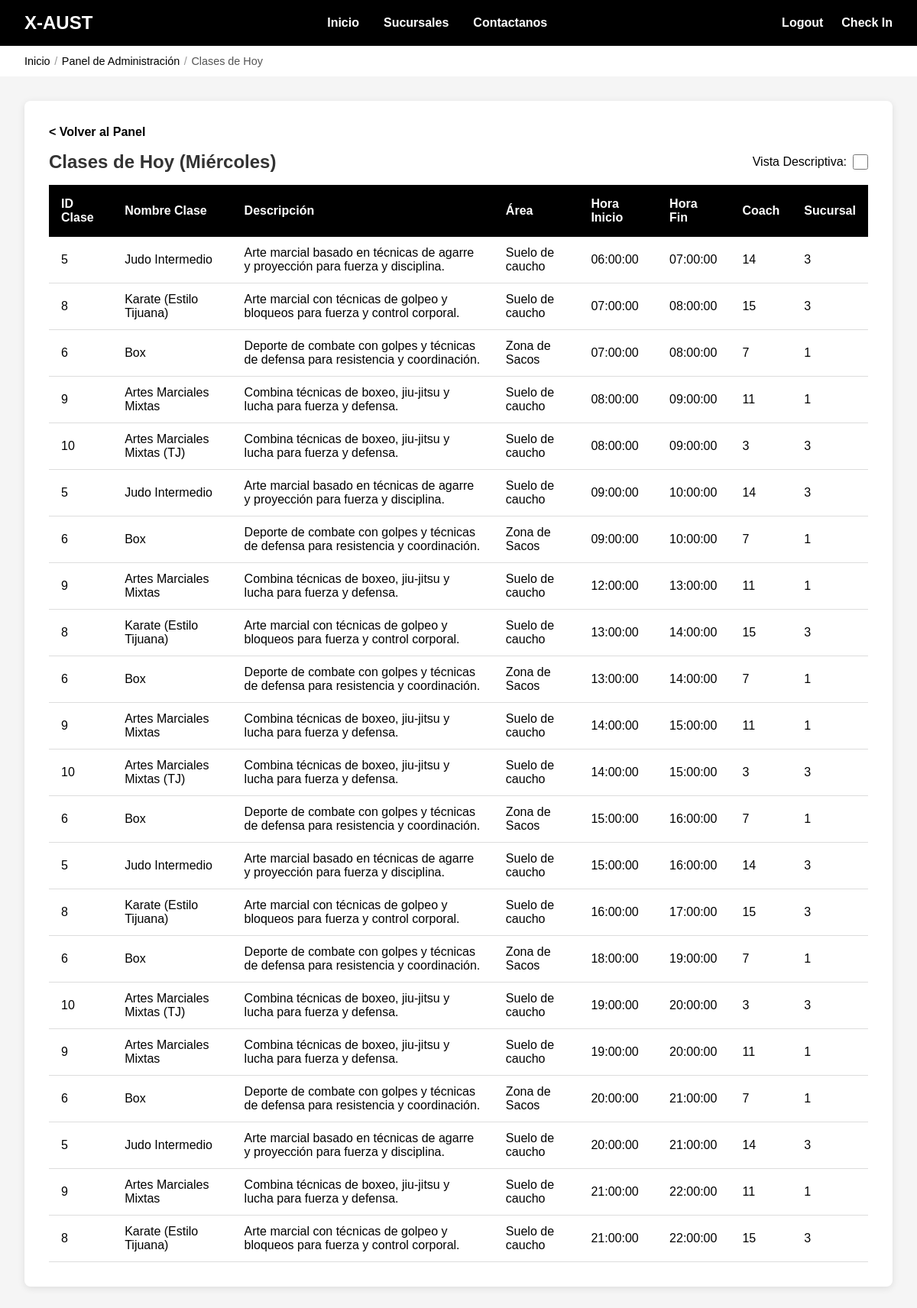
Screenshot of /admin/clasesHoy.php with the database file from the repository.
### tables this page shows
CREATE TABLE `Horario_clase` (
  `idHorario` int NOT NULL AUTO_INCREMENT,
  `idClase` int NOT NULL,
  `diaSemana` enum('Lunes','Martes','Miércoles','Jueves','Viernes') NOT NULL,
  `horaInicio` time NOT NULL,
  `horaFin` time NOT NULL,
  PRIMARY KEY (`idHorario`),
  UNIQUE KEY `uk_clase_dia_hora` (`idClase`,`diaSemana`,`horaInicio`),
  KEY `idx_horario_dia` (`diaSemana`),
  CONSTRAINT `fk_horario_clase` FOREIGN KEY (`idClase`) REFERENCES `Clases_particulares` (`idClase`) ON DELETE CASCADE ON UPDATE CASCADE,
  CONSTRAINT `chk_horario_valido` CHECK ((`horaInicio` < `horaFin`))
);

CREATE TABLE `Clases_particulares` (
  `idClase` int NOT NULL AUTO_INCREMENT,
  `Nombre` varchar(100) NOT NULL,
  `Descripcion` text,
  `Area` varchar(100) DEFAULT NULL,
  `idCoach` int NOT NULL,
  `idSucursal` int NOT NULL,
  PRIMARY KEY (`idClase`),
  KEY `fk_clase_coach` (`idCoach`),
  KEY `idx_clase_sucursal` (`idSucursal`),
  CONSTRAINT `fk_clase_coach` FOREIGN KEY (`idCoach`) REFERENCES `Coach` (`idCoach`) ON DELETE RESTRICT ON UPDATE CASCADE,
  CONSTRAINT `fk_clase_sucursal` FOREIGN KEY (`idSucursal`) REFERENCES `Sucursal` (`idSucursal`) ON DELETE RESTRICT ON UPDATE CASCADE
);

### admin/clasesHoy.php (the view, shortened to what this page needs)
<?php
include '../conexion.php';
$con = mysqli_connect($host, $user, $pw, $db) or die("Problemas con la BD");
$vistaDescriptiva = isset($_GET['descriptiva']) && $_GET['descriptiva'] == '1';
$diasLaborables = [1 => 'Lunes', 2 => 'Martes', 3 => 'Miércoles', 4 => 'Jueves', 5 => 'Viernes'];
$diaNum = date('w');
$diaActual = isset($diasLaborables[$diaNum]) ? $diasLaborables[$diaNum] : null;
if ($vistaDescriptiva) {
    $query = "SELECT c.idClase, c.Nombre as NombreClase, c.Descripcion, c.Area,
                     h.horaInicio, h.horaFin,
                     co.idCoach, co.Nombres as CoachNombre, co.Apellidos as CoachApellidos,
                     s.Nombre as Sucursal
              FROM Clases_particulares c
              INNER JOIN Horario_clase h ON c.idClase = h.idClase
              INNER JOIN Coach co ON c.idCoach = co.idCoach
              INNER JOIN Sucursal s ON c.idSucursal = s.idSucursal
              WHERE h.diaSemana = '$diaActual'
              ORDER BY h.horaInicio";
} else {
    $query = "SELECT c.idClase, c.Nombre as NombreClase, c.Descripcion, c.Area,
                     h.horaInicio, h.horaFin, c.idCoach, c.idSucursal
              FROM Clases_particulares c
              INNER JOIN Horario_clase h ON c.idClase = h.idClase
              WHERE h.diaSemana = '$diaActual'
              ORDER BY h.horaInicio";
}
$resultado = mysqli_query($con, $query) or die("Problemas con la consulta: " . mysqli_error($con));
?>
<!DOCTYPE html>
<html lang="es">
<head>
    <link href="../css/style.css" rel="stylesheet" />
    <link href="../css/admin.css" rel="stylesheet" />
</head>
<body>
    <header class="header-admin">
        <div class="nav-logo">
            <a href="index.php">X-AUST</a>
        </div>
        <ul class="nav-menu">
            <li><a href="../main/index.html">Inicio</a></li>
            <li><a href="../main/sucursales.html">Sucursales</a></li>
            <li><a href="../main/contactanos.html">Contactanos</a></li>
        </ul>
        <ul class="nav-acciones">
            <li><a href="../main/login.html">Logout</a></li>
            <li><a href="../main/checkIn.php">Check In</a></li>
        </ul>
    </header>
    <nav class="breadcrumb">
        <a href="../main/login.html">Inicio</a>
        <span class="breadcrumb-separator">/</span>
        <a href="index.php">Panel de Administración</a>
        <span class="breadcrumb-separator">/</span>
        <span>Clases de Hoy</span>
    </nav>
    <main class="table-container">
        <div class="contenedor-tabla">
            <a href="index.php" class="back-link">< Volver al Panel</a>
            <div class="toggle-container">
                <h2>Clases de Hoy<?php echo $diaActual ? ' (' . $diaActual . ')' : ''; ?></h2>
                <label class="toggle-label">
                    <span>Vista Descriptiva:</span>
                    <input type="checkbox" id="toggleVista" class="toggle-checkbox" <?php echo $vistaDescriptiva ? 'checked' : ''; ?>
                           onchange="window.location.href='?descriptiva=' + (this.checked ? '1' : '0')">
                </label>
            </div>
            <?php if ($diaActual && mysqli_num_rows($resultado) > 0): ?>
            <table>
                <thead>
                    <tr>
                        <th>ID Clase</th>
                        <th>Nombre Clase</th>
                        <th>Descripción</th>
                        <th>Área</th>
                        <th>Hora Inicio</th>
                        <th>Hora Fin</th>
                        <th>Coach</th>
                        <th>Sucursal</th>
                    </tr>
                </thead>
                <tbody>
                    <?php while($reg = mysqli_fetch_array($resultado)): ?>
                    <tr>
                        <td><?php echo htmlspecialchars($reg['idClase']); ?></td>
                        <td><?php echo htmlspecialchars($reg['NombreClase']); ?></td>
                        <td><?php echo htmlspecialchars($reg['Descripcion']); ?></td>
                        <td><?php echo htmlspecialchars($reg['Area']); ?></td>
                        <td><?php echo htmlspecialchars($reg['horaInicio']); ?></td>
                        <td><?php echo htmlspecialchars($reg['horaFin']); ?></td>
                        <td><?php
                            if ($vistaDescriptiva) {
                                echo htmlspecialchars($reg['CoachNombre'] . ' ' . $reg['CoachApellidos'] . ' (ID: ' . $reg['idCoach'] . ')');
                            } else {
                                echo htmlspecialchars($reg['idCoach']);
                            }
                        ?></td>
                        <td><?php
                            if ($vistaDescriptiva) {
                                echo htmlspecialchars($reg['Sucursal']);
                            } else {
                                echo htmlspecialchars($reg['idSucursal']);
                            }
                        ?></td>
                    </tr>
                    <?php endwhile; ?>
                </tbody>
            </table>
            <?php elseif (!$diaActual): ?>
            <div class="no-data">
                <p>No hay clases programadas en fines de semana.</p>
            </div>
            <?php else: ?>
            <div class="no-data">
                <p>No hay clases programadas para hoy.</p>
            </div>
            <?php endif; ?>
        </div>
    </main>
</body>
</html>

### css/style.css (style rules this page uses)
* { margin: 0; padding: 0; box-sizing: border-box; }
body { font-family: Arial, sans-serif; }
header { color: #FFFFFF; display: flex; align-items: center; justify-content: space-between; padding: 1rem 2rem; width: 100%; }
header.header-admin { background-color: #000000; }
.nav-logo { flex: 0 0 auto; }
.nav-logo a { color: #FFFFFF; text-decoration: none; font-size: 1.5rem; font-weight: bold; }
.nav-menu { display: flex; list-style: none; gap: 2rem; flex: 1; justify-content: center; align-items: center; }
.nav-menu li { text-decoration: none; color: #FFFFFF; cursor: pointer; transition: all 0.3s ease; font-weight: bold; }
.nav-menu a { color: inherit; text-decoration: none; }
.nav-acciones { display: flex; list-style: none; gap: 1.5rem; flex: 0 0 auto; align-items: center; }
.nav-acciones li { text-decoration: none; color: #FFFFFF; cursor: pointer; transition: all 0.3s ease; font-weight: bold; }
.nav-acciones li a { text-decoration: none; color: inherit; }
.breadcrumb { margin: 0; padding: 0.75rem 2rem; font-size: 0.9rem; color: #555555; display: flex; align-items: center; flex-wrap: wrap; }
.breadcrumb a { color: #000000; text-decoration: none; font-weight: 500; }
.breadcrumb-separator { margin: 0 0.35rem; color: #999999; }
.table-container { min-height: calc(100vh - 80px); padding: 2rem; background-color: #f5f5f5; }
.contenedor-tabla { background-color: #FFFFFF; padding: 2rem; border-radius: 8px; box-shadow: 0 2px 10px rgba(0, 0, 0, 0.1); max-width: 1400px; margin: 0 auto; margin-bottom: 2rem; }
.contenedor-tabla h2 { margin-top: 0; margin-bottom: 1.5rem; color: #333; }
.back-link { display: inline-block; margin-bottom: 1rem; color: #000000; text-decoration: none; font-weight: bold; }
table { width: 100%; border-collapse: collapse; margin-top: 1rem; }
table thead tr { background-color: #000000; color: #FFFFFF; }
table th { padding: 1rem; text-align: left; font-weight: bold; }
table td { padding: 0.75rem 1rem; border-bottom: 1px solid #ddd; }
.toggle-container { display: flex; justify-content: space-between; align-items: center; margin-bottom: 1rem; }
.toggle-container h2 { margin: 0; }
.toggle-label { display: flex; align-items: center; gap: 0.5rem; cursor: pointer; font-weight: 500; }
.toggle-checkbox { width: 20px; height: 20px; cursor: pointer; }

### rows the page displays
horario_clase: idClase.idClase "5", idClase.Nombre "Judo Intermedio", idClase.Descripcion "Arte marcial basado en técnicas de agarre y proyección para fuerza y disciplina.", idClase.Area "Suelo de caucho", horaInicio "06:00:00", horaFin "07:00:00", idClase.idCoach "14", idClase.idSucursal "3"
horario_clase: idClase.idClase "8", idClase.Nombre "Karate (Estilo Tijuana)", idClase.Descripcion "Arte marcial con técnicas de golpeo y bloqueos para fuerza y control corporal.", idClase.Area "Suelo de caucho", horaInicio "07:00:00", horaFin "08:00:00", idClase.idCoach "15", idClase.idSucursal "3"
horario_clase: idClase.idClase "6", idClase.Nombre "Box", idClase.Descripcion "Deporte de combate con golpes y técnicas de defensa para resistencia y coordinación.", idClase.Area "Zona de Sacos", horaInicio "07:00:00", horaFin "08:00:00", idClase.idCoach "7", idClase.idSucursal "1"
horario_clase: idClase.idClase "9", idClase.Nombre "Artes Marciales Mixtas", idClase.Descripcion "Combina técnicas de boxeo, jiu-jitsu y lucha para fuerza y defensa.", idClase.Area "Suelo de caucho", horaInicio "08:00:00", horaFin "09:00:00", idClase.idCoach "11", idClase.idSucursal "1"
horario_clase: idClase.idClase "10", idClase.Nombre "Artes Marciales Mixtas (TJ)", idClase.Descripcion "Combina técnicas de boxeo, jiu-jitsu y lucha para fuerza y defensa.", idClase.Area "Suelo de caucho", horaInicio "08:00:00", horaFin "09:00:00", idClase.idCoach "3", idClase.idSucursal "3"
horario_clase: idClase.idClase "5", idClase.Nombre "Judo Intermedio", idClase.Descripcion "Arte marcial basado en técnicas de agarre y proyección para fuerza y disciplina.", idClase.Area "Suelo de caucho", horaInicio "09:00:00", horaFin "10:00:00", idClase.idCoach "14", idClase.idSucursal "3"
horario_clase: idClase.idClase "6", idClase.Nombre "Box", idClase.Descripcion "Deporte de combate con golpes y técnicas de defensa para resistencia y coordinación.", idClase.Area "Zona de Sacos", horaInicio "09:00:00", horaFin "10:00:00", idClase.idCoach "7", idClase.idSucursal "1"
horario_clase: idClase.idClase "9", idClase.Nombre "Artes Marciales Mixtas", idClase.Descripcion "Combina técnicas de boxeo, jiu-jitsu y lucha para fuerza y defensa.", idClase.Area "Suelo de caucho", horaInicio "12:00:00", horaFin "13:00:00", idClase.idCoach "11", idClase.idSucursal "1"
horario_clase: idClase.idClase "8", idClase.Nombre "Karate (Estilo Tijuana)", idClase.Descripcion "Arte marcial con técnicas de golpeo y bloqueos para fuerza y control corporal.", idClase.Area "Suelo de caucho", horaInicio "13:00:00", horaFin "14:00:00", idClase.idCoach "15", idClase.idSucursal "3"
horario_clase: idClase.idClase "6", idClase.Nombre "Box", idClase.Descripcion "Deporte de combate con golpes y técnicas de defensa para resistencia y coordinación.", idClase.Area "Zona de Sacos", horaInicio "13:00:00", horaFin "14:00:00", idClase.idCoach "7", idClase.idSucursal "1"
horario_clase: idClase.idClase "9", idClase.Nombre "Artes Marciales Mixtas", idClase.Descripcion "Combina técnicas de boxeo, jiu-jitsu y lucha para fuerza y defensa.", idClase.Area "Suelo de caucho", horaInicio "14:00:00", horaFin "15:00:00", idClase.idCoach "11", idClase.idSucursal "1"
horario_clase: idClase.idClase "10", idClase.Nombre "Artes Marciales Mixtas (TJ)", idClase.Descripcion "Combina técnicas de boxeo, jiu-jitsu y lucha para fuerza y defensa.", idClase.Area "Suelo de caucho", horaInicio "14:00:00", horaFin "15:00:00", idClase.idCoach "3", idClase.idSucursal "3"
horario_clase: idClase.idClase "6", idClase.Nombre "Box", idClase.Descripcion "Deporte de combate con golpes y técnicas de defensa para resistencia y coordinación.", idClase.Area "Zona de Sacos", horaInicio "15:00:00", horaFin "16:00:00", idClase.idCoach "7", idClase.idSucursal "1"
horario_clase: idClase.idClase "5", idClase.Nombre "Judo Intermedio", idClase.Descripcion "Arte marcial basado en técnicas de agarre y proyección para fuerza y disciplina.", idClase.Area "Suelo de caucho", horaInicio "15:00:00", horaFin "16:00:00", idClase.idCoach "14", idClase.idSucursal "3"
horario_clase: idClase.idClase "8", idClase.Nombre "Karate (Estilo Tijuana)", idClase.Descripcion "Arte marcial con técnicas de golpeo y bloqueos para fuerza y control corporal.", idClase.Area "Suelo de caucho", horaInicio "16:00:00", horaFin "17:00:00", idClase.idCoach "15", idClase.idSucursal "3"
horario_clase: idClase.idClase "6", idClase.Nombre "Box", idClase.Descripcion "Deporte de combate con golpes y técnicas de defensa para resistencia y coordinación.", idClase.Area "Zona de Sacos", horaInicio "18:00:00", horaFin "19:00:00", idClase.idCoach "7", idClase.idSucursal "1"
horario_clase: idClase.idClase "10", idClase.Nombre "Artes Marciales Mixtas (TJ)", idClase.Descripcion "Combina técnicas de boxeo, jiu-jitsu y lucha para fuerza y defensa.", idClase.Area "Suelo de caucho", horaInicio "19:00:00", horaFin "20:00:00", idClase.idCoach "3", idClase.idSucursal "3"
horario_clase: idClase.idClase "9", idClase.Nombre "Artes Marciales Mixtas", idClase.Descripcion "Combina técnicas de boxeo, jiu-jitsu y lucha para fuerza y defensa.", idClase.Area "Suelo de caucho", horaInicio "19:00:00", horaFin "20:00:00", idClase.idCoach "11", idClase.idSucursal "1"
horario_clase: idClase.idClase "6", idClase.Nombre "Box", idClase.Descripcion "Deporte de combate con golpes y técnicas de defensa para resistencia y coordinación.", idClase.Area "Zona de Sacos", horaInicio "20:00:00", horaFin "21:00:00", idClase.idCoach "7", idClase.idSucursal "1"
horario_clase: idClase.idClase "5", idClase.Nombre "Judo Intermedio", idClase.Descripcion "Arte marcial basado en técnicas de agarre y proyección para fuerza y disciplina.", idClase.Area "Suelo de caucho", horaInicio "20:00:00", horaFin "21:00:00", idClase.idCoach "14", idClase.idSucursal "3"
horario_clase: idClase.idClase "9", idClase.Nombre "Artes Marciales Mixtas", idClase.Descripcion "Combina técnicas de boxeo, jiu-jitsu y lucha para fuerza y defensa.", idClase.Area "Suelo de caucho", horaInicio "21:00:00", horaFin "22:00:00", idClase.idCoach "11", idClase.idSucursal "1"
horario_clase: idClase.idClase "8", idClase.Nombre "Karate (Estilo Tijuana)", idClase.Descripcion "Arte marcial con técnicas de golpeo y bloqueos para fuerza y control corporal.", idClase.Area "Suelo de caucho", horaInicio "21:00:00", horaFin "22:00:00", idClase.idCoach "15", idClase.idSucursal "3"

### other values shown
$diaActual "Miércoles"
